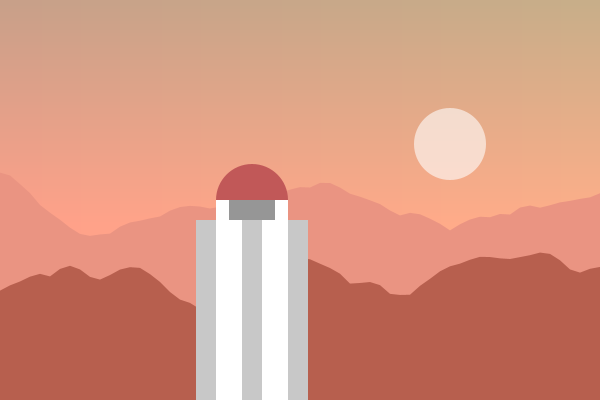
Frame 1 (no input)
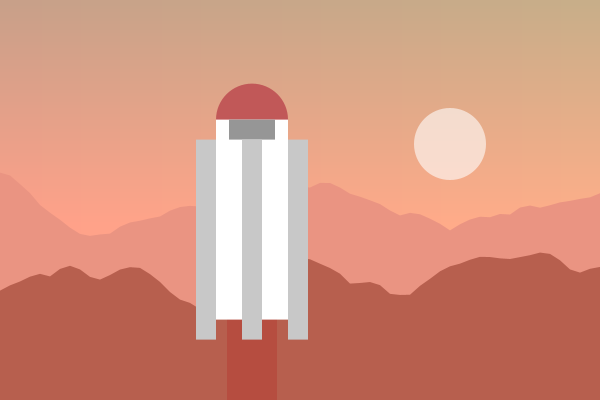
Frame 60 (the mouse pressed at the canvas centre just before this capture)
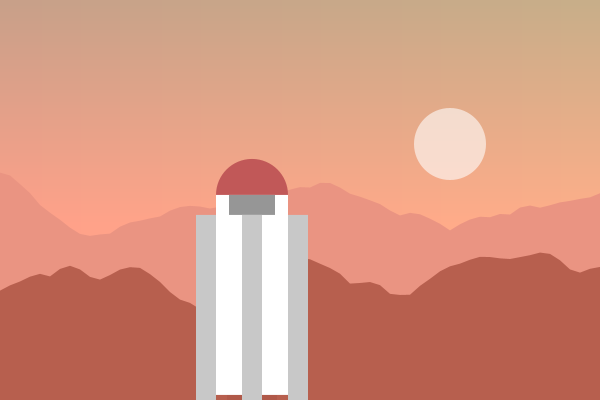
Frame 120 (the mouse held since frame 60 and released just before this capture)

The Processing sketch that drew these frames (run headless with seeded random() and noise(); from frame 60 on, the mouse is pressed at the canvas centre):

// Processing sketch: processing_139236
// ── processing_139236.pde

// Majida
/* Foguete Espacial de Majida Rahall está licenciado com uma Licença Creative Commons - Atribuição-NãoComercial 4.0 Internacional. */

float x = 600;
float y;
float z;
 
void setup(){
  size (600, 400);
  z = height/2;
}
 
void draw(){
  //ceu
  noStroke();
  for (int i=0; i<width; i+=3)
  {
    for (int j=0; j<height; j+=3)
    {
      fill (200 + j/4, 160 + i/40, 137);
      rect (i, j, 20, 20);
    }
  }
   
  //montanhas 
  fill(234, 148, 130); noStroke();
  beginShape();
  vertex(0,400);
  for(float i = 0; i <= x; i+=10.0) {
    float a = i;
    float b = 160 + 100*noise((i+50000)/100);
    vertex(a,b);  
  }
  vertex(x,400);
  endShape();
  //
  fill(183,95,78); noStroke();
  beginShape();
  vertex(0,400);
  for(float i = 0; i <= x; i+=10.0) {
    float c = i;
    float d = 230 + 100*noise(i/100);
    vertex(c,d);  
  }
  vertex(x,400);
  endShape();
 
//foguete
//variÃ�Â¡veis Z faz com que o foguete varie na vertical (height)
  fill    (random(255),0,0,random (75)); //fogo foguete
  noStroke();
  rect    (227,z,50,z+200);
  fill    (193,88,88); //cupula foguete   
  noStroke();              
  ellipse (252,z,72,72); 
 
  fill   (255, 150);//lua
  ellipse(450, 144, 72, 72);
  
  fill    (255);//corpo do foguete
  noStroke();
  rect    (216,z, 72, 200);
  
  fill(150); //janela
  rect(229, z, 46, 20);
 
  fill    (200);//braÃ�Â§o esquerdo
  noStroke();
  rect    (196, z+20, 20, 200);
  
  fill    (200); //braÃ�Â§o direito
  noStroke();
  rect    (288, z+20, 20, 200);
  
  fill    (200); //braÃ�Â§o frontal
  noStroke();
  rect    (242, z +20, 20, 200);
   
  //movimento do foguete
  //funÃ�Â§Ã�Â£o seno, faz com que ele vÃ�Â¡ e volte
  z = 10 + 200*sin (y);
  y = y + 0.01;
   
 
}
